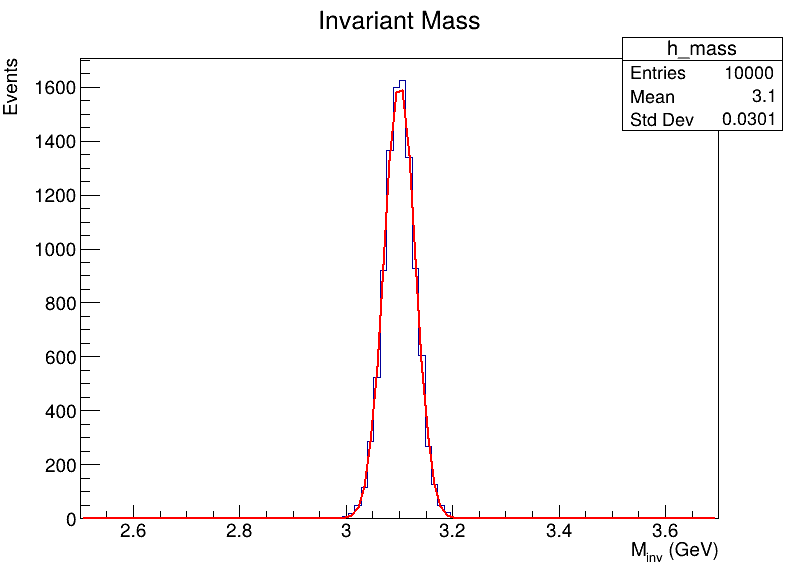

Here is the Python script that generated this plot:
import ROOT
import numpy as np

ROOT.gRandom.SetSeed(42)


def generate_data(filename, n_events=10000, M_resonance=3.1, resolution=0.05):
    """
    模拟共振态衰变，并加入探测器分辨率效应。
    resolution: 不变质量的分辨率（GeV），模拟探测器测量误差。
    """
    f = ROOT.TFile(filename, "RECREATE")
    t = ROOT.TTree("events", "Two-particle events")

    pt1  = np.zeros(1, dtype=np.float64)
    eta1 = np.zeros(1, dtype=np.float64)
    phi1 = np.zeros(1, dtype=np.float64)
    m1   = np.zeros(1, dtype=np.float64)
    pt2  = np.zeros(1, dtype=np.float64)
    eta2 = np.zeros(1, dtype=np.float64)
    phi2 = np.zeros(1, dtype=np.float64)
    m2   = np.zeros(1, dtype=np.float64)

    t.Branch("pt1",  pt1,  "pt1/D")
    t.Branch("eta1", eta1, "eta1/D")
    t.Branch("phi1", phi1, "phi1/D")
    t.Branch("m1",   m1,   "m1/D")
    t.Branch("pt2",  pt2,  "pt2/D")
    t.Branch("eta2", eta2, "eta2/D")
    t.Branch("phi2", phi2, "phi2/D")
    t.Branch("m2",   m2,   "m2/D")

    m_mu = 0.105
    p_star = np.sqrt((M_resonance / 2)**2 - m_mu**2)
    E_star = M_resonance / 2

    for _ in range(n_events):
        cos_theta = 2 * ROOT.gRandom.Rndm() - 1
        sin_theta = np.sqrt(1 - cos_theta**2)
        phi = 2 * np.pi * ROOT.gRandom.Rndm()

        px_star = p_star * sin_theta * np.cos(phi)
        py_star = p_star * sin_theta * np.sin(phi)
        pz_star = p_star * cos_theta

        p1 = ROOT.TLorentzVector(px_star, py_star, pz_star, E_star)
        p2 = ROOT.TLorentzVector(-px_star, -py_star, -pz_star, E_star)

        # 随机 boost 到实验室系
        bx = ROOT.gRandom.Gaus(0, 0.3)
        by = ROOT.gRandom.Gaus(0, 0.3)
        bz = ROOT.gRandom.Gaus(0, 0.3)
        p1.Boost(bx, by, bz)
        p2.Boost(bx, by, bz)

        # --- 模拟探测器分辨率：给动量加上高斯扰动 ---
        smear_scale = resolution / M_resonance  # 相对分辨率
        p1_smeared = ROOT.TLorentzVector(
            p1.Px() * (1 + ROOT.gRandom.Gaus(0, smear_scale)),
            p1.Py() * (1 + ROOT.gRandom.Gaus(0, smear_scale)),
            p1.Pz() * (1 + ROOT.gRandom.Gaus(0, smear_scale)),
            p1.E()  * (1 + ROOT.gRandom.Gaus(0, smear_scale))
        )
        p2_smeared = ROOT.TLorentzVector(
            p2.Px() * (1 + ROOT.gRandom.Gaus(0, smear_scale)),
            p2.Py() * (1 + ROOT.gRandom.Gaus(0, smear_scale)),
            p2.Pz() * (1 + ROOT.gRandom.Gaus(0, smear_scale)),
            p2.E()  * (1 + ROOT.gRandom.Gaus(0, smear_scale))
        )
        # --- 扰动结束 ---

        # 从扰动后的四矢量中提取探测器能测到的量
        pt1[0]  = p1_smeared.Pt()
        eta1[0] = p1_smeared.Eta()
        phi1[0] = p1_smeared.Phi()
        m1[0]   = m_mu

        pt2[0]  = p2_smeared.Pt()
        eta2[0] = p2_smeared.Eta()
        phi2[0] = p2_smeared.Phi()
        m2[0]   = m_mu

        t.Fill()

    t.Write()
    f.Close()
    print(f"Generated {n_events} events -> {filename}")


def reconstruct_invariant_mass(input_file, output_file):
    """从 TTree 读取数据，计算不变质量，填直方图并拟合。"""
    f = ROOT.TFile(input_file, "READ")
    t = f.Get("events")

    if not t:
        print(f"错误：文件 {input_file} 里找不到 events 树")
        f.Close()
        return

    h_mass = ROOT.TH1D("h_mass",
                       "Invariant Mass;M_{inv} (GeV);Events",
                       100, 2.5, 3.7)

    n_entries = t.GetEntries()
    print(f"Reading {n_entries} events...")

    for i in range(n_entries):
        t.GetEntry(i)

        p1 = ROOT.TLorentzVector()
        p2 = ROOT.TLorentzVector()
        p1.SetPtEtaPhiM(t.pt1, t.eta1, t.phi1, t.m1)
        p2.SetPtEtaPhiM(t.pt2, t.eta2, t.phi2, t.m2)

        m_inv = (p1 + p2).M()
        h_mass.Fill(m_inv)

    print(f"h_mass entries = {h_mass.GetEntries()}")
    print(f"h_mass mean    = {h_mass.GetMean():.4f}")
    print(f"h_mass stddev  = {h_mass.GetStdDev():.4f}")

    func = None
    # 只有在直方图有足够数据时才拟合
    if h_mass.GetEntries() > 10 and h_mass.GetStdDev() > 0:
        h_mass.Fit("gaus", "SQ")
        func = h_mass.GetFunction("gaus")

    if func is not None:
        mean  = func.GetParameter(1)
        sigma = func.GetParameter(2)
        print(f"Fitted mass  = {mean:.4f} GeV")
        print(f"Fitted sigma = {sigma:.4f} GeV")
    else:
        print("拟合失败或未返回函数")

    fout = ROOT.TFile(output_file, "RECREATE")
    h_mass.Write()
    fout.Close()

    c = ROOT.TCanvas("c", "Invariant Mass", 800, 600)
    h_mass.Draw()
    if func is not None:
        func.SetLineColor(ROOT.kRed)
        func.SetLineWidth(2)
        func.Draw("same")
    c.SaveAs("invariant_mass.png")
    print("Saved: invariant_mass.png")

    f.Close()


if __name__ == "__main__":
    generate_data("events.root", n_events=10000, M_resonance=3.1, resolution=0.05)
    reconstruct_invariant_mass("events.root", "mass_result.root")
    input("按回车退出...")
